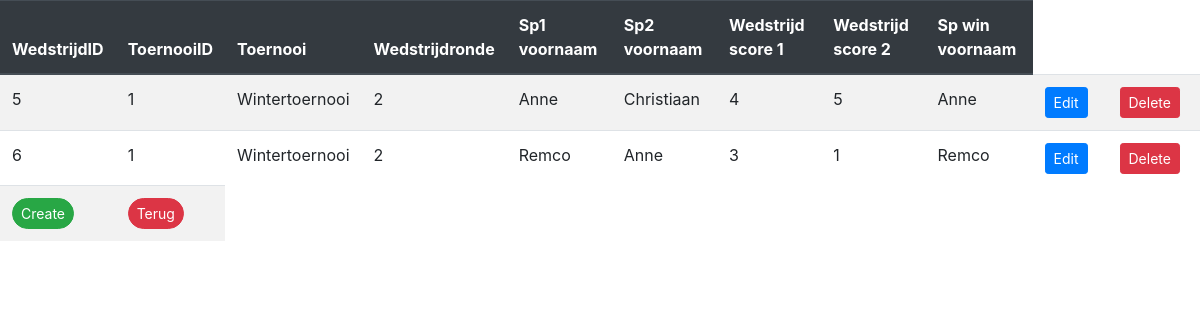
The app's page /wedstrijd/wedstrijd.php?id=1, older data.
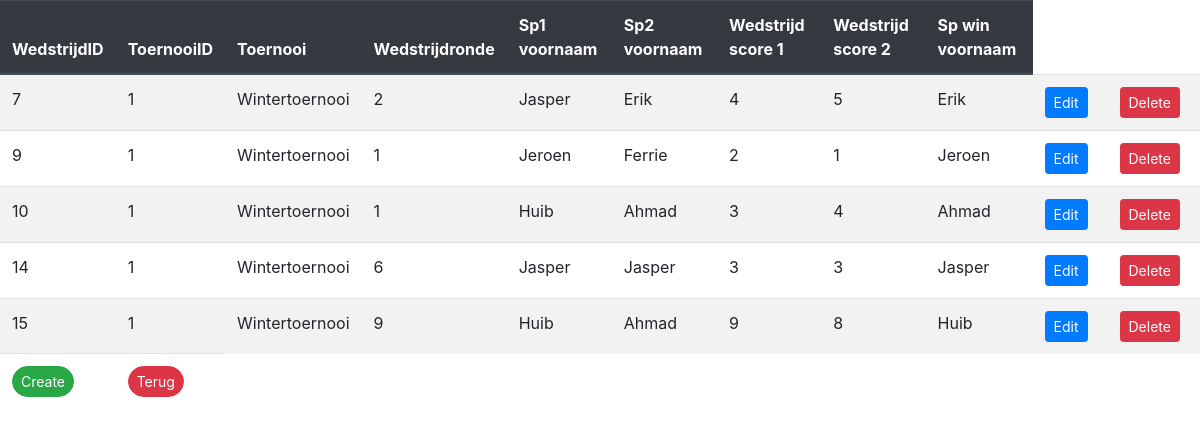
The same page, newer data.
### tables this page shows
CREATE TABLE `wedstrijd` (
  `wedstrijdsID` int(11) NOT NULL,
  `toernooiID` int(11) DEFAULT NULL,
  `ronde` int(11) NOT NULL,
  `speler1ID` int(11) DEFAULT NULL,
  `speler2ID` int(11) DEFAULT NULL,
  `score1` int(11) DEFAULT NULL,
  `score2` int(11) DEFAULT NULL,
  `winnaarsID` int(11) NOT NULL
);

CREATE TABLE `toernooien` (
  `toernooiID` int(11) NOT NULL,
  `omschrijving` varchar(255) DEFAULT NULL,
  `datum` date NOT NULL
);

CREATE TABLE `spelers` (
  `spelerID` int(11) NOT NULL,
  `voornaam` varchar(255) NOT NULL,
  `tussenvoegsel` varchar(255) DEFAULT NULL,
  `achternaam` varchar(255) NOT NULL,
  `schoolID` int(11) DEFAULT NULL
);

### database.php (called while the page is built, shortened)
<?php
class database{
    private $dbh;
    public function __construct(){
        $this->host = 'localhost';
        $this->user = 'root';
        $this->pass = '';
        $this->db = 'toernooi';
        try{
            $dsn = "mysql:host=$this->host;dbname=$this->db";
            $this->dbh = new PDO($dsn, $this->user, $this->pass);
            $this->dbh->setAttribute(PDO::ATTR_ERRMODE, PDO::ERRMODE_EXCEPTION);
            return $this->dbh;
        }
        catch(\PDOException $e){
            echo "Connection Failed: ".$e->getMessage();
        }
    }
    public function getToernooiID($id){
        try {
            $query = $this->dbh->prepare("SELECT * FROM toernooien WHERE toernooiID = :id");
            $query->execute([
                'id' => $id
            ]);
            return $query->fetch(PDO::FETCH_ASSOC);
        } catch (\PDOException $e) {
            throw $e;
        }
    }
    public function getWedstrijd($id){
        try {
            $query = $this->dbh->prepare(
                "SELECT *, sp1.voornaam AS speler1, sp2.voornaam as speler2, spwin.voornaam AS winnaar
                    FROM wedstrijd
                        INNER JOIN toernooien ON toernooien.toernooiID = wedstrijd.toernooiID
                        INNER JOIN spelers sp1 ON sp1.spelerID = wedstrijd.speler1ID
                        INNER JOIN spelers sp2 ON sp2.spelerID = wedstrijd.speler2ID
                        INNER JOIN spelers spwin ON spwin.spelerID =  wedstrijd.winnaarsID
                        WHERE wedstrijd.toernooiID = :id;");
                $query->execute([
                    'id' => $id
                ]);
            return $query->fetchAll();
        } catch (\PDOException $e) {
            throw $e;
        }
    }
}

### wedstrijd/wedstrijd.php (the view, shortened to what this page needs)
<?php
include_once '../database.php';
$obj = new database();
$users = $obj->getWedstrijd($_GET['id']);
$wijzig = $obj->getToernooiID($_GET['id']);
?>
<!DOCTYPE html>
<html lang="en">
<head>
    <link rel="stylesheet" href="https:stackpath.bootstrapcdn.com/bootstrap/4.5.0/css/bootstrap.min.css">
    <link rel="stylesheet" href="https://cdn.datatables.net/1.11.4/css/jquery.dataTables.min.css">
</head>
<body>
<main>
       <table class="table table-striped" id="overzicht">
           <thead class="thead-dark">
               <tr>
                   <th scope="col">WedstrijdID</th>
                   <th scope="col">ToernooiID</th>
                   <th scope="col">Toernooi</th>
                   <th scope="col">Wedstrijdronde</th>
                   <th scope="col">Sp1 voornaam</th>
                   <th scope="col">Sp2 voornaam</th>
                   <th scope="col">Wedstrijd score 1</th>
                   <th scope="col">Wedstrijd score 2</th>
                   <th scope="col">Sp win voornaam</th>
               </tr>
           </thead>
           <tbody>
               <?php foreach ($users as $user): ?>
               <tr>
                   <td><?php echo $user['wedstrijdsID'];?></td>
                   <td><?php echo $user['toernooiID'];?></td>
                   <td><?php echo $user['omschrijving'];?></td>
                   <td><?php echo $user['ronde'];?></td>
                   <td><?php echo $user['speler1'];?></td>
                   <td><?php echo $user['speler2'];?></td>
                   <td><?php echo $user['score1'];?></td>
                   <td><?php echo $user['score2'];?></td>
                   <td><?php echo $user['winnaar'];?></td>
                   <td class="Edit">
                       <a class="btn btn-primary mr-2 btn-sm" href="editWedstrijd.php?id=<?php echo $user['wedstrijdsID']; ?>">Edit</a>
                   </td>
                   <td class="Delete">
                       <a class="btn btn-danger mr-2 btn-sm" href="deleteWedstrijd.php?id=<?php echo $user['wedstrijdsID']; ?>">Delete</a>
                   </td>
               </tr>
               <?php endforeach; ?>
               <td class="Create">
                        <a class="btn btn-success mr-2 btn-sm rounded-pill" href="createWedstrijd.php?id=<?php echo $wijzig['toernooiID']; ?>">Create</a>
                    </td>
                    <td class="index">
                       <a class="btn btn-danger mr-2 btn-sm rounded-pill" href="../index.php">Terug</a>
                   </td>
           </tbody>
       </table>
</main>
</body>
</html>

Row changes from the older to the newer data that the page shows:
no longer on this page (row edited): wedstrijd: wedstrijdsID "5", toernooiID.toernooiID "1", toernooiID.omschrijving "Wintertoernooi", ronde "2", speler1ID.voornaam "Anne", speler2ID.voornaam "Christiaan", score1 "4", score2 "5"
no longer on this page (row edited): wedstrijd: wedstrijdsID "6", toernooiID.toernooiID "1", toernooiID.omschrijving "Wintertoernooi", ronde "2", speler1ID.voornaam "Remco", speler2ID.voornaam "Anne", score1 "3", score2 "1"
added wedstrijd: wedstrijdsID "7", toernooiID.toernooiID "1", toernooiID.omschrijving "Wintertoernooi", ronde "2", speler1ID.voornaam "Jasper", speler2ID.voornaam "Erik", score1 "4", score2 "5"
added wedstrijd: wedstrijdsID "9", toernooiID.toernooiID "1", toernooiID.omschrijving "Wintertoernooi", ronde "1", speler1ID.voornaam "Jeroen", speler2ID.voornaam "Ferrie", score1 "2", score2 "1"
added wedstrijd: wedstrijdsID "10", toernooiID.toernooiID "1", toernooiID.omschrijving "Wintertoernooi", ronde "1", speler1ID.voornaam "Huib", speler2ID.voornaam "Ahmad", score1 "3", score2 "4"
added wedstrijd: wedstrijdsID "14", toernooiID.toernooiID "1", toernooiID.omschrijving "Wintertoernooi", ronde "6", speler1ID.voornaam "Jasper", score1 "3", score2 "3"
added wedstrijd: wedstrijdsID "15", toernooiID.toernooiID "1", toernooiID.omschrijving "Wintertoernooi", ronde "9", speler1ID.voornaam "Huib", speler2ID.voornaam "Ahmad", score1 "9", score2 "8"
